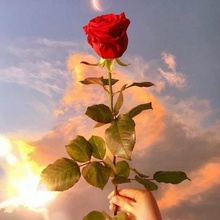
%> input picture 2.jpg, 220 x 220 px, shrunk from 720 x 720 before the run
$ octave --eval "edged(imread('2.jpg'));"   (GNU Octave 9; MATLAB toolbox functions it lacks are replaced by stand-ins)
%> lines starting %> are read from the running program, lines starting %| are printed output that depends on the picture
function edged(image)

F=double(image);
[rows ,cols]=size(F);
%> rows = 220; cols = 660
  m=[1,1,1;1,-8,1;1,1,1];

G1=zeros(3,3);

for i = 2:rows-1
    for j = 2:cols-1

    for k=-1:1
        for l=-1:1
        G1(k+2,l+2)=F(i+k,j+l)*m(k+2,l+2);
        end
    end
    H(i,j)=sum(sum(G1));
    end
end
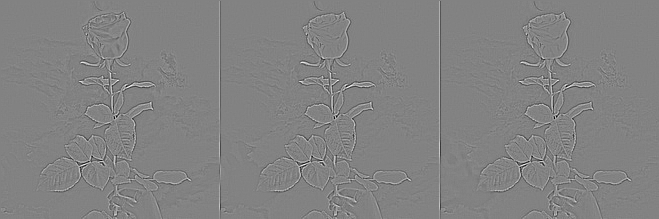
%> H: size 219x659 double; min -750, max 715, mean 0; drawn with min black and max white
%> after the loop, G1 = [75 75 76; 76 -608 76; 77 77 77]
H = uint8((H ));
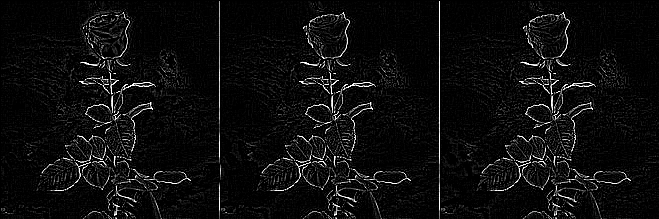
%> H: size 219x659 uint8; min 0, max 255, mean 13.7
figure;imshow(uint8(F));title('Input Image for edge detectiom Filters');
figure;imshow(H);title('Output edge detection Image for mask m');
% edged('cameraman.tif')
